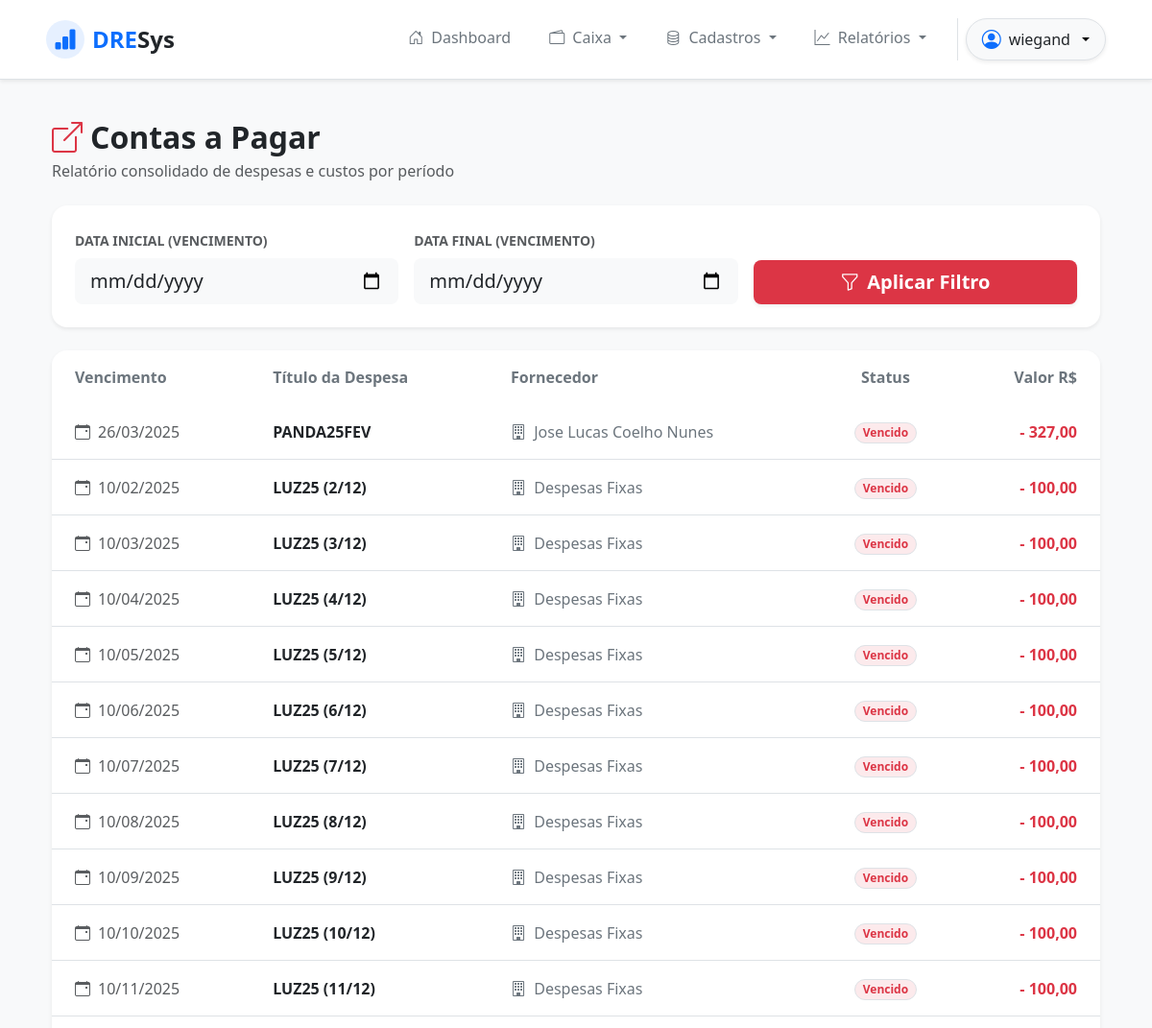
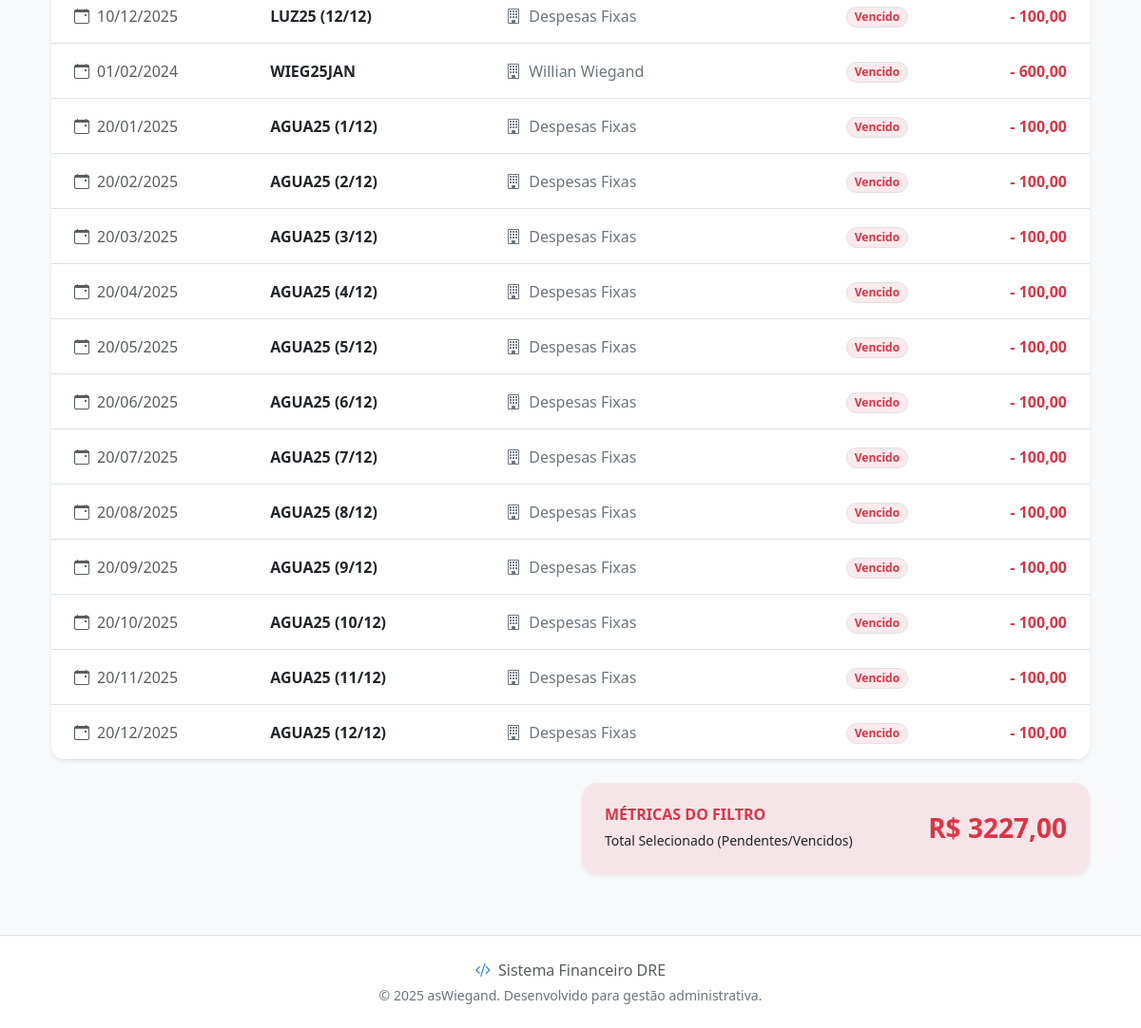
The page /outflows/report/ (signed in) on the database its author committed (2 pictures, top to bottom).
### outflows/models.py (models this page shows, shortened)
class Outflow(models.Model):
    created_date = models.DateField()
    expire_date = models.DateField()
    supplier = models.ForeignKey(Supplier, on_delete=models.PROTECT, related_name='outflows')
    accounting = models.ForeignKey(Accounting, on_delete=models.PROTECT, related_name='outflows')
    payment_method = models.ForeignKey(Payment, on_delete=models.PROTECT, related_name='outflows')
    title = models.CharField(max_length=15)
    status = models.CharField(max_length=2, default='NP')
    value = models.DecimalField(max_digits=20, decimal_places=2, default=0)
    payment_date = models.DateField(blank=True, null=True)
    @property
    def is_expired(self):
        return self.expire_date < timezone.localdate()

### suppliers/models.py (models this page shows)
class Supplier(models.Model):
    cnpj_cpf = models.CharField(
        max_length=18,
        unique=True,
        validators=[validate_cpf_cnpj],
        verbose_name="CNPJ ou CPF",
        blank=True
    )
    company_name = models.CharField(max_length=100, blank=False, null=False)
    fantasy_name = models.CharField(max_length=100, blank=True, default='')
    city = models.CharField(max_length=100, blank=True)
    address = models.CharField(max_length=100, blank=True)
    phone = models.CharField(blank=True)
    email = models.EmailField(blank=True)
    def __str__(self):
            return self.company_name

### outflows/views.py (the view)
# urls.py: path('outflows/report/', views.outflow_report, name='outflow_report'),
@login_required
@permission_required('outflows.view_outflow', raise_exception=True)
def outflow_report(request):
    start_date = request.GET.get('start_date')
    end_date = request.GET.get('end_date')
    outflows = Outflow.objects.filter(status='NP')
    if start_date:
        outflows = outflows.filter(expire_date__gte=start_date)
    if end_date:
        outflows = outflows.filter(expire_date__lte=end_date)
    total_np = outflows.filter(status='NP').aggregate(total=Sum('value'))['total'] or 0
    return render(request, 'outflow_report.html', {
        'outflows': outflows,
        'total_np': total_np,
        'start_date': start_date,
        'end_date': end_date
    })

### outflows/templates/outflow_report.html (shortened to what this page needs)
{% extends 'base.html' %}
{% block content %}
<div class="container-fluid py-4">
    <div class="row mb-4 align-items-center">
        <div class="col-12">
            <h2 class="fw-bold text-dark mb-1">
                <i class="bi bi-box-arrow-up-right text-danger me-2"></i>Contas a Pagar
            </h2>
            <p class="text-muted mb-0">Relatório consolidado de despesas e custos por período</p>
        </div>
    </div>
    <div class="row mb-4">
        <div class="col-12">
            <div class="card border-0 shadow-sm rounded-4">
                <div class="card-body p-4">
                    <form method="get" class="row g-3 align-items-end">
                        <div class="col-md-4">
                            <label for="start_date" class="form-label text-muted fw-semibold small text-uppercase">Data
                                Inicial (Vencimento)</label>
                            <input type="date" name="start_date" id="start_date"
                                class="form-control form-control-lg bg-light border-0" value="{{ start_date }}">
                        </div>
                        <div class="col-md-4">
                            <label for="end_date" class="form-label text-muted fw-semibold small text-uppercase">Data
                                Final (Vencimento)</label>
                            <input type="date" name="end_date" id="end_date"
                                class="form-control form-control-lg bg-light border-0" value="{{ end_date }}">
                        </div>
                        <div class="col-md-4 d-grid">
                            <button type="submit" class="btn btn-danger btn-lg border-0 shadow-sm fw-bold">
                                <i class="bi bi-funnel me-2"></i>Aplicar Filtro
                            </button>
                        </div>
                    </form>
                </div>
            </div>
        </div>
    </div>
    <div class="card border-0 shadow-sm rounded-4 overflow-hidden mb-4">
        <div class="table-responsive">
            <table class="table table-hover align-middle mb-0">
                <thead class="bg-light">
                    <tr>
                        <th class="py-3 px-4 text-secondary fw-semibold border-0">Vencimento</th>
                        <th class="py-3 px-4 text-secondary fw-semibold border-0">Título da Despesa</th>
                        <th class="py-3 px-4 text-secondary fw-semibold border-0">Fornecedor</th>
                        <th class="py-3 px-4 text-secondary fw-semibold border-0 text-center">Status</th>
                        <th class="py-3 px-4 text-secondary fw-semibold border-0 text-end">Valor R$</th>
                    </tr>
                </thead>
                <tbody class="border-top-0">
                    {% for outflow in outflows %}
                    <tr>
                        <td class="px-4 py-3 text-muted">
                            <i class="bi bi-calendar-event me-2"></i>{{ outflow.expire_date|date:"d/m/Y" }}
                        </td>
                        <td class="px-4 py-3">
                            <span class="fw-bold text-dark">{{ outflow.title }}</span>
                        </td>
                        <td class="px-4 py-3">
                            <span class="text-secondary"><i class="bi bi-building me-1"></i>
                                {{ outflow.supplier }}</span>
                        </td>
                        <td class="px-4 py-3 text-center">
                            {% if outflow.status == 'PG' %}
                            <span
                                class="badge bg-success bg-opacity-10 text-success border px-2 py-1 rounded-pill">Efetuado</span>
                            {% elif outflow.status == 'NP' and outflow.is_expired %}
                            <span
                                class="badge bg-danger bg-opacity-10 text-danger border px-2 py-1 rounded-pill">Vencido</span>
                            {% else %}
                            <span
                                class="badge bg-warning bg-opacity-10 text-warning border px-2 py-1 rounded-pill">Pendente</span>
                            {% endif %}
                        </td>
                        <td class="px-4 py-3 text-end">
                            <span class="fw-bold text-danger">- {{ outflow.value|floatformat:2 }}</span>
                        </td>
                    </tr>
                    {% endfor %}
                </tbody>
            </table>
        </div>
    </div>
    {% if total_np %}
    <div class="row">
        <div class="col-md-6 ms-auto">
            <div class="card border-0 bg-danger bg-opacity-10 shadow-sm rounded-4">
                <div class="card-body p-4 d-flex justify-content-between align-items-center">
                    <div>
                        <h6 class="text-danger fw-bold text-uppercase mb-1">Métricas do Filtro</h6>
                        <span class="text-dark fw-medium small">Total Selecionado (Pendentes/Vencidos)</span>
                    </div>
                    <div>
                        <h3 class="fw-bold text-danger mb-0">R$ {{ total_np|floatformat:2 }}</h3>
                    </div>
                </div>
            </div>
        </div>
    </div>
    {% endif %}
</div>
{% endblock %}

### app/templates/components/_header.html (shortened to what this page needs)
<nav class="navbar navbar-expand-lg navbar-light bg-white fixed-top shadow-sm py-3 border-bottom">
  <div class="container-fluid px-4 px-lg-5">
    <a class="navbar-brand d-flex align-items-center fw-bold fs-4 text-primary" href="{% url 'home' %}">
      <div
        class="bg-primary bg-opacity-10 text-primary rounded-circle d-flex align-items-center justify-content-center me-2"
        style="width: 40px; height: 40px;">
        <i class="bi bi-bar-chart-fill"></i>
      </div>
      DRE<span class="text-dark">Sys</span>
    </a>
    <div class="collapse navbar-collapse" id="navbarMain">
      <ul class="navbar-nav ms-auto mb-2 mb-lg-0 gap-2">
        {% if request.user.is_authenticated %}
        <li class="nav-item">
          <a class="nav-link fw-medium px-3 {% if request.resolver_match.url_name == 'home' %}active text-primary{% else %}text-secondary{% endif %}"
            href="{% url 'home' %}">
            <i class="bi bi-house-door me-1"></i> Dashboard
          </a>
        </li>
        {% if perms.inflows.view_inflow or perms.outflows.view_outflow or perms.moviments.view_moviment %}
        <li class="nav-item dropdown">
          <a class="nav-link dropdown-toggle fw-medium px-3 text-secondary" href="#" id="caixaDropdown" role="button"
            data-bs-toggle="dropdown" aria-expanded="false">
            <i class="bi bi-wallet2 me-1"></i> Caixa
          </a>
        </li>
        {% endif %}
        {% if perms.suppliers.view_supplier or perms.banks.view_bank or perms.accountings.view_accounting or perms.payments.view_payment %}
        <li class="nav-item dropdown">
          <a class="nav-link dropdown-toggle fw-medium px-3 text-secondary" href="#" id="cadastrosDropdown"
            role="button" data-bs-toggle="dropdown" aria-expanded="false">
            <i class="bi bi-database me-1"></i> Cadastros
          </a>
        </li>
        {% endif %}
        {% if perms.inflows.view_inflow or perms.outflows.view_outflow %}
        <li class="nav-item dropdown">
          <a class="nav-link dropdown-toggle fw-medium px-3 text-secondary" href="#" id="relatoriosDropdown"
            role="button" data-bs-toggle="dropdown" aria-expanded="false">
            <i class="bi bi-graph-up me-1"></i> Relatórios
          </a>
        </li>
        {% endif %}
        <li class="nav-item border-start ms-2 ps-2">
          <div class="dropdown">
            <button
              class="btn btn-light dropdown-toggle d-flex align-items-center gap-2 rounded-pill px-3 shadow-sm border"
              type="button" id="userMenu" data-bs-toggle="dropdown" aria-expanded="false">
              <i class="bi bi-person-circle fs-5 text-primary"></i>
              <span class="fw-medium text-dark">{{ request.user.username }}</span>
            </button>
          </div>
        </li>
        {% endif %}
      </ul>
    </div>
  </div>
</nav>

### app/templates/base.html (style rules this page uses)
body { background-color: #f8f9fa; }

### app/templates/components/_header.html (style rules this page uses)
.navbar .nav-link { transition: color 0.2s ease-in-out; }

### rows shown on the page
Outflow: expire_date "26/03/2025", title "PANDA25FEV", supplier "Jose Lucas Coelho Nunes", status "Vencido", value "327,00"
Outflow: expire_date "10/02/2025", title "LUZ25 (2/12)", supplier "Despesas Fixas", status "Vencido", value "100,00"
Outflow: expire_date "10/03/2025", title "LUZ25 (3/12)", supplier "Despesas Fixas", status "Vencido", value "100,00"
Outflow: expire_date "10/04/2025", title "LUZ25 (4/12)", supplier "Despesas Fixas", status "Vencido", value "100,00"
Outflow: expire_date "10/05/2025", title "LUZ25 (5/12)", supplier "Despesas Fixas", status "Vencido", value "100,00"
Outflow: expire_date "10/06/2025", title "LUZ25 (6/12)", supplier "Despesas Fixas", status "Vencido", value "100,00"
Outflow: expire_date "10/07/2025", title "LUZ25 (7/12)", supplier "Despesas Fixas", status "Vencido", value "100,00"
Outflow: expire_date "10/08/2025", title "LUZ25 (8/12)", supplier "Despesas Fixas", status "Vencido", value "100,00"
Outflow: expire_date "10/09/2025", title "LUZ25 (9/12)", supplier "Despesas Fixas", status "Vencido", value "100,00"
Outflow: expire_date "10/10/2025", title "LUZ25 (10/12)", supplier "Despesas Fixas", status "Vencido", value "100,00"
Outflow: expire_date "10/11/2025", title "LUZ25 (11/12)", supplier "Despesas Fixas", status "Vencido", value "100,00"
Outflow: expire_date "10/12/2025", title "LUZ25 (12/12)", supplier "Despesas Fixas", status "Vencido", value "100,00"
Outflow: expire_date "01/02/2024", title "WIEG25JAN", supplier "Willian Wiegand", status "Vencido", value "600,00"
Outflow: expire_date "20/01/2025", title "AGUA25 (1/12)", supplier "Despesas Fixas", status "Vencido", value "100,00"
Outflow: expire_date "20/02/2025", title "AGUA25 (2/12)", supplier "Despesas Fixas", status "Vencido", value "100,00"
Outflow: expire_date "20/03/2025", title "AGUA25 (3/12)", supplier "Despesas Fixas", status "Vencido", value "100,00"
Outflow: expire_date "20/04/2025", title "AGUA25 (4/12)", supplier "Despesas Fixas", status "Vencido", value "100,00"
Outflow: expire_date "20/05/2025", title "AGUA25 (5/12)", supplier "Despesas Fixas", status "Vencido", value "100,00"
Outflow: expire_date "20/06/2025", title "AGUA25 (6/12)", supplier "Despesas Fixas", status "Vencido", value "100,00"
Outflow: expire_date "20/07/2025", title "AGUA25 (7/12)", supplier "Despesas Fixas", status "Vencido", value "100,00"
Outflow: expire_date "20/08/2025", title "AGUA25 (8/12)", supplier "Despesas Fixas", status "Vencido", value "100,00"
Outflow: expire_date "20/09/2025", title "AGUA25 (9/12)", supplier "Despesas Fixas", status "Vencido", value "100,00"
Outflow: expire_date "20/10/2025", title "AGUA25 (10/12)", supplier "Despesas Fixas", status "Vencido", value "100,00"
Outflow: expire_date "20/11/2025", title "AGUA25 (11/12)", supplier "Despesas Fixas", status "Vencido", value "100,00"
Outflow: expire_date "20/12/2025", title "AGUA25 (12/12)", supplier "Despesas Fixas", status "Vencido", value "100,00"

### other values the page prints
{{ request.user.username }} "wiegand"
{{ total_np|floatformat:2 }} "3227,00"
